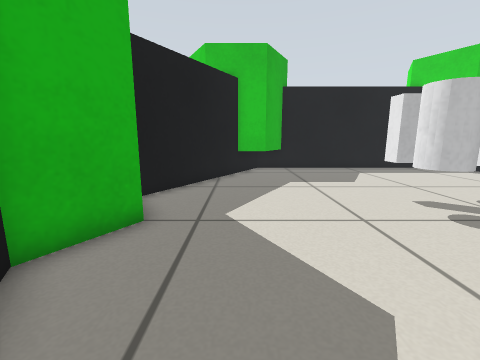
[1] (above)

12 first-person views from a walk through a Gazebo world. The camera is 0.49 m above the floor, tilts 10° down and sees 90° across. The floor is counted in squares, 0.25 m on a side. Each view is taken from the middle of a square. On the plan, view 1 faces up. The plan holds only what a view shows up to about 15 squares ahead; the rest is blank. The place goes on beyond the plan.

[2]
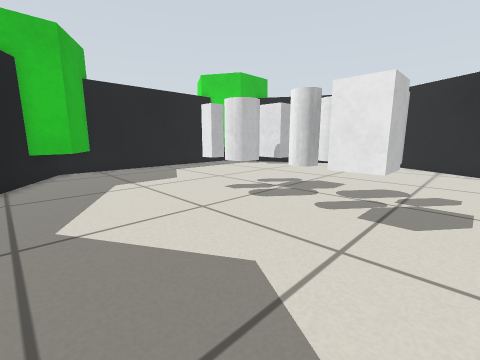

[3]
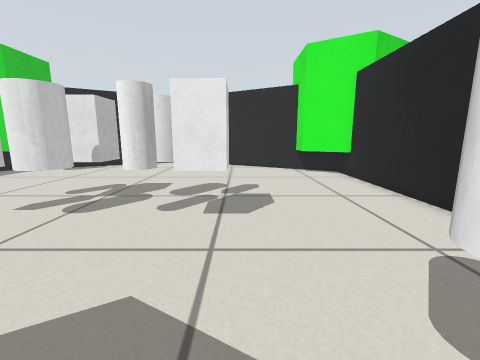

[4]
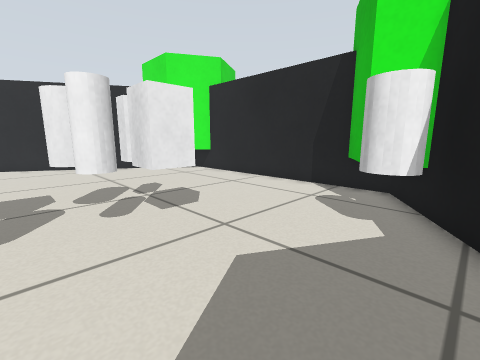

[5]
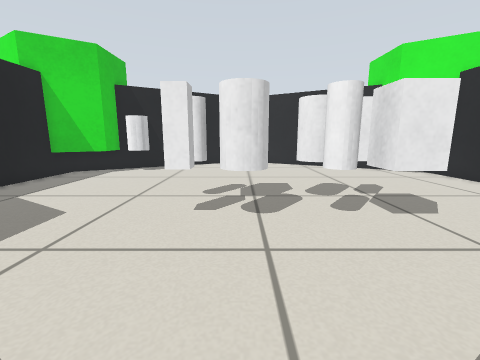

[6]
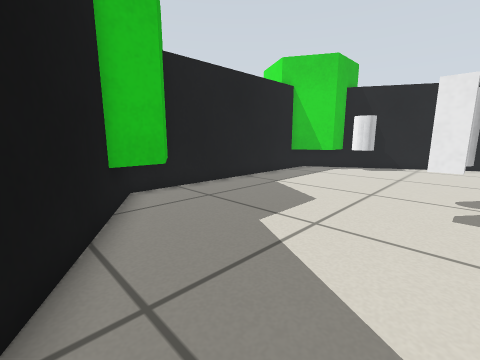

[7]
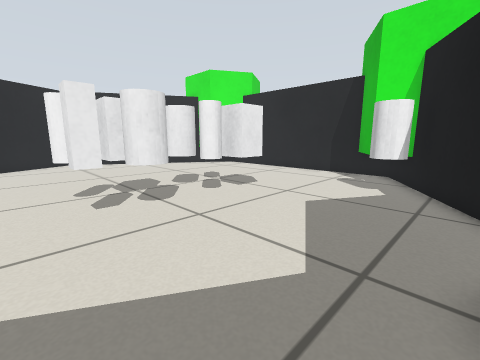

[8]
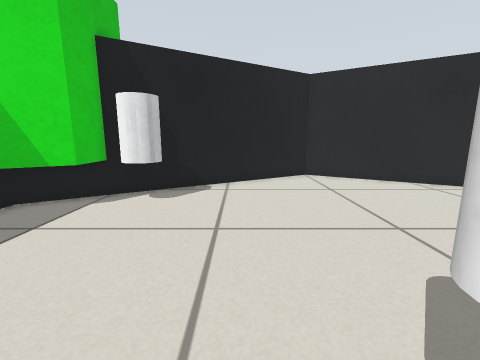

[9]
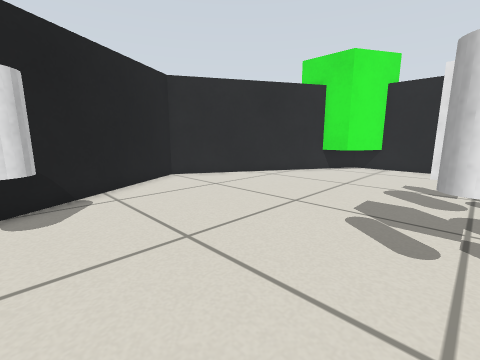

[10]
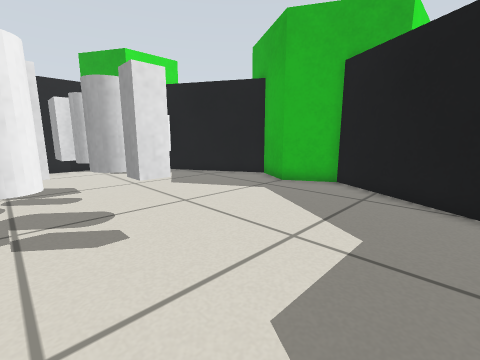

[11]
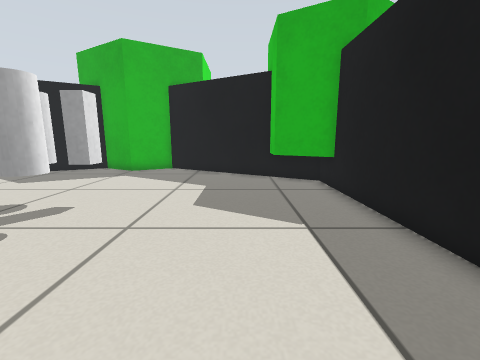

[12]
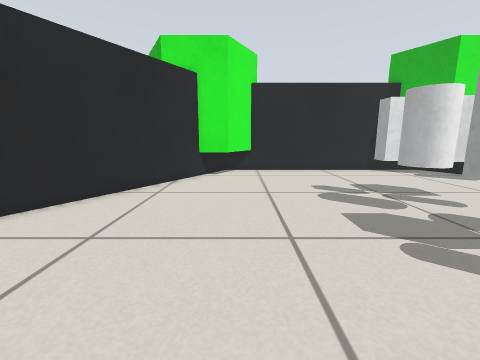

### Floor plan
Points are (right, up) in squares from view 1. A wall is a line through its corners. A room is listed if a view was taken in it or the views show most of it. See-through windows are left out.
Room 1 (views 1, 2, 3, 4, 5, 6, 7, 8, 9, 10, 11, 12)
walls: (14.1, 13.5) (12.6, 13.5) (11.3, 15.7); (2.7, 15.7) (1.4, 13.5) (-0.1, 13.5); (-0.1, -2.5) (1.4, -2.5) (2.7, -4.7); (11.3, -4.7) (12.6, -2.5) (14.1, -2.5); (18.6, 5.8) (12.9, 15.7) (1.1, 15.7) (-3.5, 7.6) (-2.3, 5.5) (-3.5, 3.4) (1.1, -4.7) (12.9, -4.7) (18.5, 5.2)
objects: white cylinder (0, -2) to (1, -1); white box (5, 1) to (5, 2); white cylinder (5, 3) to (5, 4); white cylinder (5, 5) to (5, 6); white post (5, 7) to (5, 8); white post (7, 2); white cylinder (7, 3) to (7, 4); white box (7, 5) to (7, 6); white cylinder (7, 7) to (7, 8); white cylinder (13, 12) to (14, 13)

Positions as (right, up) in squares from view 1, and headings:
1: (0, 0), facing up
2: (-1, 0), facing up-right
3: (-1, 1), facing right
4: (-1, 5), facing down-right
5: (-1, 6), facing right
6: (-2, 7), facing up-right
7: (-2, 9), facing down-right
8: (6, 9), facing right
9: (7, 12), facing down-right
10: (7, 12), facing down-left
11: (12, 12), facing left
12: (12, 10), facing down
